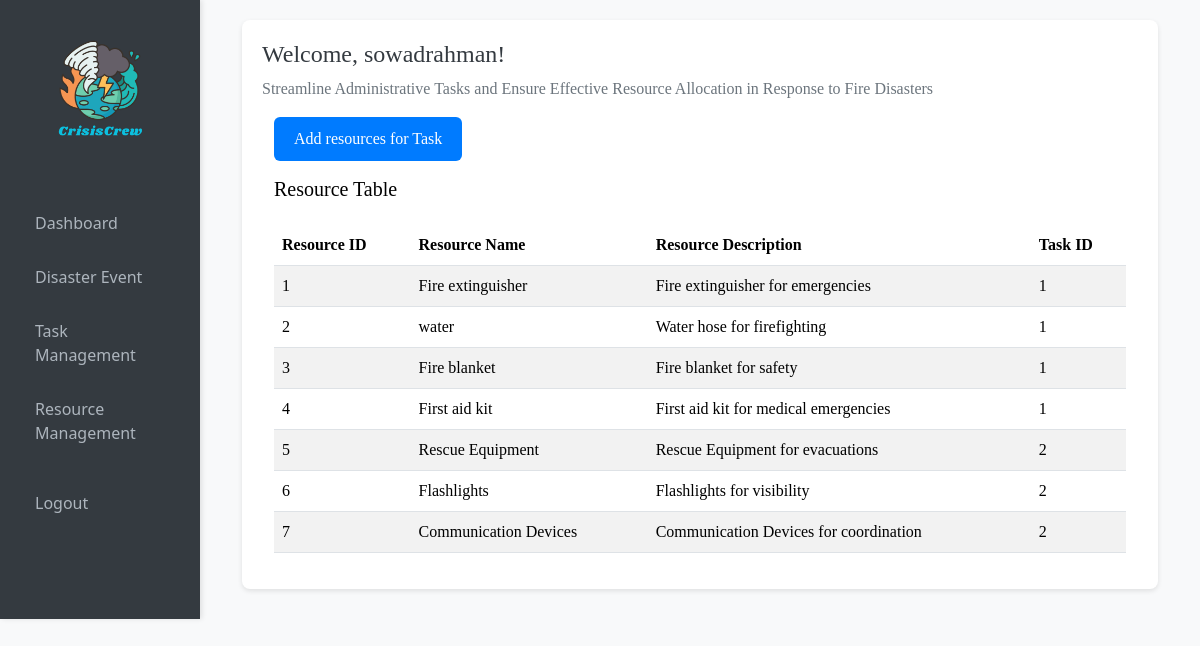
The app's page /resource_management.php (signed in) with its own data.
### tables this page shows
CREATE TABLE `resource` (
    `resource_id` INT AUTO_INCREMENT PRIMARY KEY,
    `task_id` INT,
    `name` VARCHAR(255) NOT NULL,
    `description` TEXT,
    FOREIGN KEY (`task_id`) REFERENCES `task_event`(`task_id`)
);

### resource_management.php (the view, shortened to what this page needs)
<!DOCTYPE html>
<html lang="en">
  <head>
    <link
      rel="stylesheet"
      href="https://cdn.jsdelivr.net/npm/bootstrap/dist/css/bootstrap.min.css"
    />
    <link rel="stylesheet" href="css/style.css" />
  </head>
  <body>
  <div class="container-fluid">
      <div class="row">
        <nav class="col-12 col-md-3 col-lg-2 sidebar">
          <a href="index.php">
            <img src="images/CrisisCrew.png" alt="logo" class="img-fluid" />
          </a>
          <div class="list-group mt-3">
            <a href="admin_dashboard.php">Dashboard</a>
            <a href="disaster_event.php">Disaster Event</a>
            <a href="task_management.php">Task Management</a>
            <a href="resource_management.php">Resource Management</a>
          </div>
          <footer class="mt-3">
            <a href="index.php" style="color: #adb5bd">Logout</a>
          </footer>
        </nav>
        <div class="col-lg-10 col-md-9 col-12">
          <div class="welcome-message">
            <h4 style="color: #343a40">Welcome, <?php echo htmlspecialchars($_SESSION['username']); ?>!</h4>
            <p style="color: #6c757d">
              Streamline Administrative Tasks and Ensure Effective Resource Allocation in Response to Fire Disasters
            </p>
                <div class="container">
        <table class="table">
            <tbody>
            <div class="table-responsive">
                <a href="add_resource.php" class="btn btn-primary mb-3">Add resources for Task</a>
    <?php
    $servername = "localhost";
    $dbUsername = "sowadrahman";
    $dbPassword = "kikhobor";
    $dbname = "crisiscrew20";
    $conn = new mysqli($servername, $dbUsername, $dbPassword, $dbname);
    $sql = "SELECT resource_id,  task_id,name, description FROM resource";
    $result = $conn->query($sql);
    if ($result === false) {
        echo "Error executing the query: " . $conn->error;
    } else {
        if ($result->num_rows > 0) {
            echo '<h5>Resource Table</h5>';
            echo '<div class="table-responsive">';
            echo '<table class="table table-striped">';
            echo '<thead>';
            echo '<tr>';
            echo '<th>Resource ID</th>';
            echo '<th>Resource Name</th>';
            echo '<th>Resource Description</th>';
            echo '<th>Task ID</th>';
            echo '</tr>';
            echo '</thead>';
            echo '<tbody>';
            while ($row = $result->fetch_assoc()) {
                echo '<tr>';
                echo '<td>' . $row['resource_id'] . '</td>';
                echo '<td>' . $row['name'] . '</td>';
                echo '<td>' . $row['description'] . '</td>';
                echo '<td>' . $row['task_id'] . '</td>';
                echo '</tr>';
            }
            echo '</tbody>';
            echo '</table>';
            echo '</div>';
        } else {
            echo '<p>No resources found.</p>';
        }
    }
    ?>
</div>
                </div>
              </body>
            </html>
  </body>
</html>

### css/style.css (style rules this page uses)
.btn-primary { background-color: #007bff; color: #fff; border: none; padding: 10px 20px; cursor: pointer; }
.sidebar { background-color: #1f1c3b; padding: 20px; color: aliceblue; }
.sidebar a { color: aliceblue; text-decoration: none; background-color: transparent; transition: background-color 0.3s ease, color 0.3s ease; padding: 15px; display: block; }
.welcome-message { color: black; font-family: "Google Sans"; margin: 30px; padding: 30px; }

### resource_management.php (style rules this page uses)
body { background-color: #f8f9fa; }
.sidebar { background-color: #343a40; color: #dee2e6; box-shadow: 2px 0 5px rgba(0, 0, 0, 0.1); }
.list-group a { color: #adb5bd; }
.welcome-message { background-color: #ffffff; padding: 20px; border-radius: 8px; box-shadow: 0 2px 5px rgba(0, 0, 0, 0.1); margin-top: 20px; }
.welcome-message h4 { color: #343a40; }
.welcome-message p { color: #6c757d; }

### records on screen
resource: resource_id "1", name "Fire extinguisher", description "Fire extinguisher for emergencies", task "1"
resource: resource_id "2", name "water", description "Water hose for firefighting", task "1"
resource: resource_id "3", name "Fire blanket", description "Fire blanket for safety", task "1"
resource: resource_id "4", name "First aid kit", description "First aid kit for medical emergencies", task "1"
resource: resource_id "5", name "Rescue Equipment", description "Rescue Equipment for evacuations", task "2"
resource: resource_id "6", name "Flashlights", description "Flashlights for visibility", task "2"
resource: resource_id "7", name "Communication Devices", description "Communication Devices for coordination", task "2"

### other values on screen
$_SESSION['username'] "sowadrahman"
